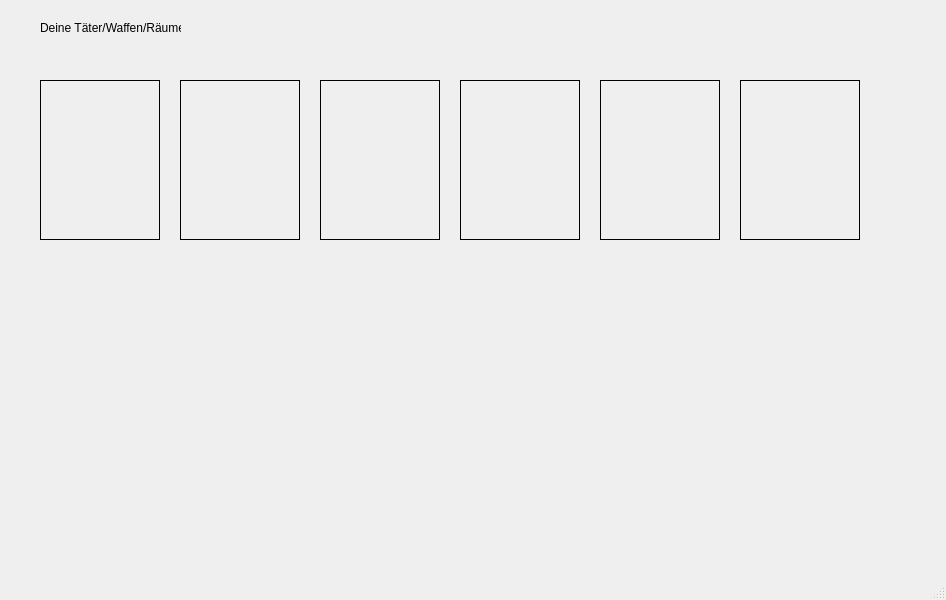
<?xml version="1.0" encoding="UTF-8"?>
<ui version="4.0">
 <class>MainWindow</class>
 <widget class="QMainWindow" name="MainWindow">
  <property name="geometry">
   <rect>
    <x>0</x>
    <y>0</y>
    <width>946</width>
    <height>600</height>
   </rect>
  </property>
  <property name="windowTitle">
   <string>MainWindow</string>
  </property>
  <widget class="QWidget" name="centralwidget">
   <widget class="QLabel" name="imageCluedoObject1">
    <property name="geometry">
     <rect>
      <x>40</x>
      <y>80</y>
      <width>120</width>
      <height>160</height>
     </rect>
    </property>
    <property name="frameShape">
     <enum>QFrame::Box</enum>
    </property>
    <property name="text">
     <string/>
    </property>
    <property name="scaledContents">
     <bool>true</bool>
    </property>
   </widget>
   <widget class="QLabel" name="imageCluedoObject2">
    <property name="geometry">
     <rect>
      <x>180</x>
      <y>80</y>
      <width>120</width>
      <height>160</height>
     </rect>
    </property>
    <property name="frameShape">
     <enum>QFrame::Box</enum>
    </property>
    <property name="text">
     <string/>
    </property>
    <property name="scaledContents">
     <bool>true</bool>
    </property>
   </widget>
   <widget class="QLabel" name="imageCluedoObject3">
    <property name="geometry">
     <rect>
      <x>320</x>
      <y>80</y>
      <width>120</width>
      <height>160</height>
     </rect>
    </property>
    <property name="frameShape">
     <enum>QFrame::Box</enum>
    </property>
    <property name="text">
     <string/>
    </property>
    <property name="scaledContents">
     <bool>true</bool>
    </property>
   </widget>
   <widget class="QLabel" name="imageCluedoObject4">
    <property name="geometry">
     <rect>
      <x>460</x>
      <y>80</y>
      <width>120</width>
      <height>160</height>
     </rect>
    </property>
    <property name="frameShape">
     <enum>QFrame::Box</enum>
    </property>
    <property name="text">
     <string/>
    </property>
    <property name="scaledContents">
     <bool>true</bool>
    </property>
   </widget>
   <widget class="QLabel" name="imageCluedoObject5">
    <property name="geometry">
     <rect>
      <x>600</x>
      <y>80</y>
      <width>120</width>
      <height>160</height>
     </rect>
    </property>
    <property name="frameShape">
     <enum>QFrame::Box</enum>
    </property>
    <property name="text">
     <string/>
    </property>
    <property name="scaledContents">
     <bool>true</bool>
    </property>
   </widget>
   <widget class="QLabel" name="labelCluedoObjects">
    <property name="geometry">
     <rect>
      <x>40</x>
      <y>20</y>
      <width>141</width>
      <height>16</height>
     </rect>
    </property>
    <property name="text">
     <string>Deine Täter/Waffen/Räume</string>
    </property>
   </widget>
   <widget class="QLabel" name="imageCluedoObject6">
    <property name="geometry">
     <rect>
      <x>740</x>
      <y>80</y>
      <width>120</width>
      <height>160</height>
     </rect>
    </property>
    <property name="frameShape">
     <enum>QFrame::Box</enum>
    </property>
    <property name="text">
     <string/>
    </property>
    <property name="scaledContents">
     <bool>true</bool>
    </property>
   </widget>
   <widget class="QLabel" name="labelCluedoObject1">
    <property name="geometry">
     <rect>
      <x>40</x>
      <y>50</y>
      <width>111</width>
      <height>16</height>
     </rect>
    </property>
    <property name="text">
     <string/>
    </property>
   </widget>
   <widget class="QLabel" name="labelCluedoObject2">
    <property name="geometry">
     <rect>
      <x>180</x>
      <y>50</y>
      <width>111</width>
      <height>16</height>
     </rect>
    </property>
    <property name="text">
     <string/>
    </property>
   </widget>
   <widget class="QLabel" name="labelCluedoObject3">
    <property name="geometry">
     <rect>
      <x>320</x>
      <y>50</y>
      <width>111</width>
      <height>13</height>
     </rect>
    </property>
    <property name="text">
     <string/>
    </property>
   </widget>
   <widget class="QLabel" name="labelCluedoObject4">
    <property name="geometry">
     <rect>
      <x>460</x>
      <y>50</y>
      <width>111</width>
      <height>13</height>
     </rect>
    </property>
    <property name="text">
     <string/>
    </property>
   </widget>
   <widget class="QLabel" name="labelCluedoObject5">
    <property name="geometry">
     <rect>
      <x>600</x>
      <y>50</y>
      <width>111</width>
      <height>13</height>
     </rect>
    </property>
    <property name="text">
     <string/>
    </property>
   </widget>
   <widget class="QLabel" name="labelCluedoObject6">
    <property name="geometry">
     <rect>
      <x>740</x>
      <y>50</y>
      <width>111</width>
      <height>13</height>
     </rect>
    </property>
    <property name="text">
     <string/>
    </property>
   </widget>
  </widget>
  <widget class="QMenuBar" name="menubar">
   <property name="geometry">
    <rect>
     <x>0</x>
     <y>0</y>
     <width>946</width>
     <height>21</height>
    </rect>
   </property>
  </widget>
  <widget class="QStatusBar" name="statusbar"/>
 </widget>
 <resources/>
 <connections/>
</ui>
